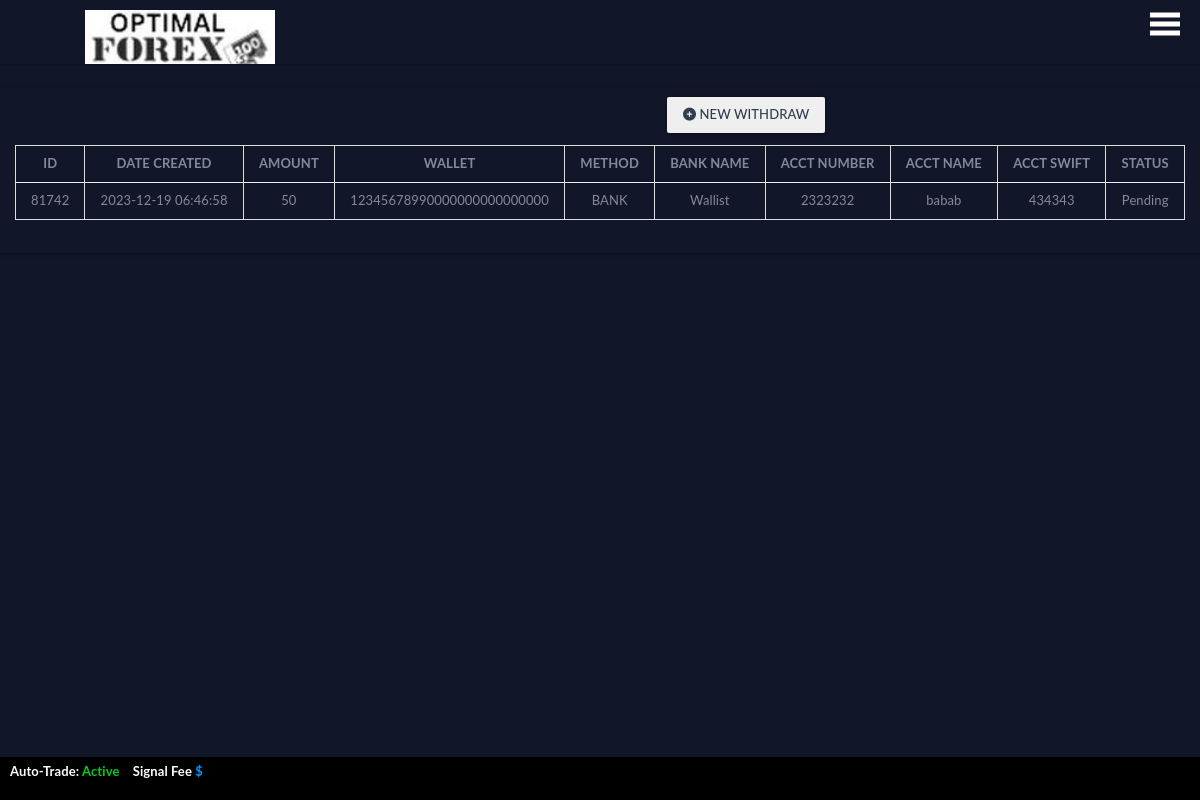
The app's page /backend/withdraw.php (signed in) with its own data.
### tables this page shows
CREATE TABLE `withdrawals` (
  `id` int(11) NOT NULL,
  `email` varchar(255) NOT NULL,
  `amount` varchar(255) NOT NULL,
  `wallet` varchar(255) DEFAULT NULL,
  `method` varchar(255) NOT NULL,
  `bank_name` varchar(255) DEFAULT NULL,
  `acct_number` varchar(255) DEFAULT NULL,
  `acct_name` varchar(255) DEFAULT NULL,
  `acct_swift` varchar(255) DEFAULT NULL,
  `status` varchar(255) NOT NULL DEFAULT 'PENDING',
  `date` datetime NOT NULL DEFAULT current_timestamp()
);

### config/functions.php (called while the page is built, shortened)
<?php
function check_login($link)
{
  if(isset($_SESSION['id']))
  {
    $query = "SELECT id, fname, username, email, currency, gender, plan, password, cpassword, image, phone, country, referral, profit, balanceloss,balancelive, balancemine,totalwon, walletbalance, upgrade, pin, last_access, btc_wallet, eth_wallet, ltc_wallet FROM users WHERE id = " . $_SESSION['id'] . " LIMIT 1";
    $result = mysqli_query($link,$query);
    if($result && mysqli_num_rows($result)>0)
    {
      $user_data = mysqli_fetch_assoc($result);
      return $user_data;
    }
  }
  die;
}
?>

### backend/withdraw.php (the view, shortened to what this page needs)
<?php
include("../config/config.php");
include("../config/functions.php");
?>
<!DOCTYPE html>
<html lang="en" class="app">
<head>
  <link rel="stylesheet" href="css/bootstrap.min.css" type="text/css" />
  <link rel="stylesheet" href="css/animate.css" type="text/css" />
  <link rel="stylesheet" href="css/font-awesome.min.css" type="text/css" />
  <link rel="stylesheet" href="css/font.css" type="text/css" />
  <link rel="stylesheet" href="js/calendar/bootstrap_calendar.css" type="text/css" />
  <link rel="stylesheet" href="css/app.css" type="text/css" />
<link href="box.css" rel="stylesheet">
<link rel="stylesheet" href="https://cdnjs.cloudflare.com/ajax/libs/font-awesome/6.5.1/css/all.min.css" />
<body>
<div id="main">
  <nav class="navbar">
  <span class="open-slide">
    <a href="#" onclick="openNav()">
     <svg width="30" height="40">
        <path d="M0,5 30,5" stroke="#fff" stroke-width="5"/>
        <path d="M0,14 30,14" stroke="#fff" stroke-width="5"/>
        <path d="M0,23 30,23" stroke=#fff stroke-width="5"/>
      </svg>
</a>
  </span>
  <ul class="navbar-nav">
  <div><a href="index.php"><img src="../img/logo2.jpg" width="190"> </a></div>
  </ul>
</nav>
<div class="row">
<div class="col-lg-12">
<div class="panel panel-green" style="background-color:#121629; color:#86889a">
<div class="panel-heading" align="center">
<div class="form-actions">
    <div class="col-md-offset-3 col-md-9">
        <a href="withdrawforusers.php">
            <button type="button" class="btn">
                <i class="fa fa-plus-circle" aria-hidden="true"></i> New Withdraw
            </button>
        </a>
    </div>
</div>
<br>
<br>
<?php
$user_data = check_login($link);
if ($user_data) {
    $id = $user_data['id'];
    $withdrawal_query = "SELECT id, date, amount, wallet, method, bank_name, acct_number, acct_name, acct_swift, status FROM withdrawals WHERE id = '$id'";
    $withdrawal_result = mysqli_query($link, $withdrawal_query);
    if ($withdrawal_result) {
        if (mysqli_num_rows($withdrawal_result) > 0) {
            echo '<table class="table table-hover table-bordered">';
            echo '<thead>';
            echo '<tr>';
            echo '<th><center>ID</center></th>';
            echo '<th><center>DATE CREATED</center></th>';
            echo '<th><center>AMOUNT</center></th>';
            echo '<th><center>WALLET</center></th>';
            echo '<th><center>METHOD</center></th>';
            echo '<th><center>BANK NAME</center></th>';
            echo '<th><center>ACCT NUMBER</center></th>';
            echo '<th><center>ACCT NAME</center></th>';
            echo '<th><center>ACCT SWIFT</center></th>';
            echo '<th><center>STATUS</center></th>';
            echo '</tr>';
            echo '</thead>';
            echo '<tbody>';
            while ($row = mysqli_fetch_assoc($withdrawal_result)) {
                echo '<tr>';
                echo '<td><center>' . $row['id'] . '</center></td>';
                echo '<td><center>' . $row['date'] . '</center></td>';
                echo '<td><center>' . $row['amount'] . '</center></td>';
                echo '<td><center>' . $row['wallet'] . '</center></td>';
                echo '<td><center>' . $row['method'] . '</center></td>';
                echo '<td><center>' . $row['bank_name'] . '</center></td>';
                echo '<td><center>' . $row['acct_number'] . '</center></td>';
                echo '<td><center>' . $row['acct_name'] . '</center></td>';
                echo '<td><center>' . $row['acct_swift'] . '</center></td>';
                echo '<td><center>' . $row['status'] . '</center></td>';
                echo '</tr>';
            }
            echo '</tbody>';
            echo '</table>';
        } else {
            echo '<p>No withdrawal history available.</p>';
        }
    } else {
        echo "Error fetching withdrawal history. Error details: " . mysqli_error($link);
    }
} else {
    echo "<h1>Please log in.</h1>";
}
?>
 </div>
 </div>
</div>
</div>
</div>
<!DOCTYPE html>
<html>
<head>
</head>
<body>
<br><br/>
<footer><b>
  <p>Auto-Trade:  <span style="color:#00ce1b;">Active</span>     <span style="padding:10px;">Signal Fee <span style="color:#0094fe;"> $   </span>
<br> </p></b>
</footer>
</body>
</html>

### backend/css/app.css (style rules this page uses)
html { background-color: #f7f7f7; overflow-x: hidden; }
body { font-family: "Open Sans", "Helvetica Neue", Helvetica, Arial, sans-serif; font-size: 13px; color: #0e4601; background: #f1fbf5; -webkit-font-smoothing: antialiased; }
a { color: #2e3e4e; text-decoration: none; }
.panel { border-radius: 2px; }
.panel .table td, .panel .table th { padding: 6px 15px; border-top: 1px solid #f1f1f1; }
.panel .table thead>tr>th { border-bottom: 1px solid #ebebeb; }
.panel-heading { border-radius: 2px 2px 0 0; }
@media (min-width: 768px) { .app, .app body { width: 100%; height: 100%; overflow: visible; } }
.btn { font-weight: 500; border-radius: 2px; }

### backend/withdraw.php (style rules this page uses)
body { font-family: "Lato", sans-serif; background-color: #121629; color:#86889a; }
#main { transition: margin-left 0.5s; padding: 0px; overflow: hidden; width:100%; }
.navbar { background-color: #0000; overflow: hidden; height: 63px; }
.navbar a { float:right; display: block; color: #edecec; text-align: center; padding: 10px 10px; text-decoration: none; font-size: 17px; margin: 20 0 0 0; margin-right: 10px; height: 63px; }
.navbar div { float:left; display: block; color: #000; text-align: center; padding: 0px 25px; text-decoration: none; font-size: 17px; margin: 20 0 0 0; margin-left: 10px; height: 63px; }
.navbar ul { margin: 20 0 0 0; list-style: none; height: 63px; }
span { margin: 20 0 0 0; list-style: none; height: 63px; }
footer { position: fixed; left: 0; bottom: 0; width: 100%; text-align: left; padding: 3px 10px; background-color: #000; color: white; }

### records on screen
withdrawals: id "81742", date "2023-12-19 06:46:58", amount "50", wallet "12345678990000000000000000", method "BANK", bank_name "Wallist", acct_number "2323232", acct_name "babab", acct_swift "434343", status "Pending"
